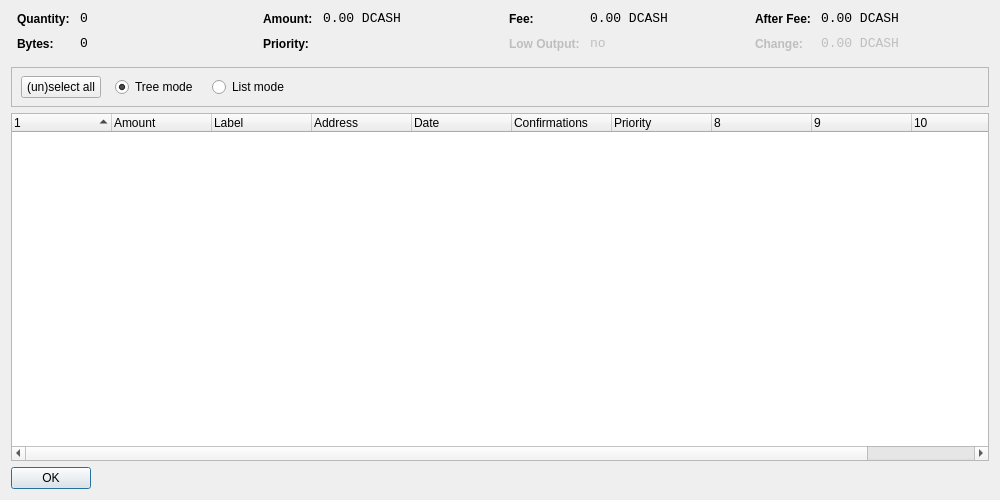
<?xml version="1.0" encoding="UTF-8"?>
<ui version="4.0">
 <class>CoinControlDialog</class>
 <widget class="QDialog" name="CoinControlDialog">
  <property name="geometry">
   <rect>
    <x>0</x>
    <y>0</y>
    <width>1000</width>
    <height>500</height>
   </rect>
  </property>
  <property name="windowTitle">
   <string>Coin Control</string>
  </property>
  <layout class="QVBoxLayout" name="verticalLayout">
   <item>
    <layout class="QHBoxLayout" name="horizontalLayoutTop" stretch="0,0,0,0">
     <property name="topMargin">
      <number>0</number>
     </property>
     <property name="bottomMargin">
      <number>10</number>
     </property>
     <item>
      <layout class="QFormLayout" name="formLayoutCoinControl1">
       <property name="horizontalSpacing">
        <number>10</number>
       </property>
       <property name="verticalSpacing">
        <number>10</number>
       </property>
       <property name="leftMargin">
        <number>6</number>
       </property>
       <property name="rightMargin">
        <number>6</number>
       </property>
       <item row="0" column="0">
        <widget class="QLabel" name="labelCoinControlQuantityText">
         <property name="styleSheet">
          <string notr="true">font-weight:bold;</string>
         </property>
         <property name="text">
          <string>Quantity:</string>
         </property>
        </widget>
       </item>
       <item row="0" column="1">
        <widget class="QLabel" name="labelCoinControlQuantity">
         <property name="font">
          <font>
           <family>Monospace</family>
           <pointsize>10</pointsize>
          </font>
         </property>
         <property name="cursor">
          <cursorShape>IBeamCursor</cursorShape>
         </property>
         <property name="contextMenuPolicy">
          <enum>Qt::ActionsContextMenu</enum>
         </property>
         <property name="text">
          <string notr="true">0</string>
         </property>
         <property name="textInteractionFlags">
          <set>Qt::LinksAccessibleByMouse|Qt::TextSelectableByKeyboard|Qt::TextSelectableByMouse</set>
         </property>
        </widget>
       </item>
       <item row="1" column="0">
        <widget class="QLabel" name="labelCoinControlBytesText">
         <property name="styleSheet">
          <string notr="true">font-weight:bold;</string>
         </property>
         <property name="text">
          <string>Bytes:</string>
         </property>
        </widget>
       </item>
       <item row="1" column="1">
        <widget class="QLabel" name="labelCoinControlBytes">
         <property name="font">
          <font>
           <family>Monospace</family>
           <pointsize>10</pointsize>
          </font>
         </property>
         <property name="cursor">
          <cursorShape>IBeamCursor</cursorShape>
         </property>
         <property name="contextMenuPolicy">
          <enum>Qt::ActionsContextMenu</enum>
         </property>
         <property name="text">
          <string notr="true">0</string>
         </property>
         <property name="textInteractionFlags">
          <set>Qt::LinksAccessibleByMouse|Qt::TextSelectableByKeyboard|Qt::TextSelectableByMouse</set>
         </property>
        </widget>
       </item>
      </layout>
     </item>
     <item>
      <layout class="QFormLayout" name="formLayoutCoinControl2">
       <property name="horizontalSpacing">
        <number>10</number>
       </property>
       <property name="verticalSpacing">
        <number>10</number>
       </property>
       <property name="leftMargin">
        <number>6</number>
       </property>
       <property name="rightMargin">
        <number>6</number>
       </property>
       <item row="0" column="0">
        <widget class="QLabel" name="labelCoinControlAmountText">
         <property name="styleSheet">
          <string notr="true">font-weight:bold;</string>
         </property>
         <property name="text">
          <string>Amount:</string>
         </property>
        </widget>
       </item>
       <item row="0" column="1">
        <widget class="QLabel" name="labelCoinControlAmount">
         <property name="font">
          <font>
           <family>Monospace</family>
           <pointsize>10</pointsize>
          </font>
         </property>
         <property name="cursor">
          <cursorShape>IBeamCursor</cursorShape>
         </property>
         <property name="contextMenuPolicy">
          <enum>Qt::ActionsContextMenu</enum>
         </property>
         <property name="text">
          <string notr="true">0.00 DCASH</string>
         </property>
         <property name="textInteractionFlags">
          <set>Qt::LinksAccessibleByMouse|Qt::TextSelectableByKeyboard|Qt::TextSelectableByMouse</set>
         </property>
        </widget>
       </item>
       <item row="1" column="0">
        <widget class="QLabel" name="labelCoinControlPriorityText">
         <property name="styleSheet">
          <string notr="true">font-weight:bold;</string>
         </property>
         <property name="text">
          <string>Priority:</string>
         </property>
        </widget>
       </item>
       <item row="1" column="1">
        <widget class="QLabel" name="labelCoinControlPriority">
         <property name="font">
          <font>
           <family>Monospace</family>
           <pointsize>10</pointsize>
          </font>
         </property>
         <property name="cursor">
          <cursorShape>IBeamCursor</cursorShape>
         </property>
         <property name="contextMenuPolicy">
          <enum>Qt::ActionsContextMenu</enum>
         </property>
         <property name="text">
          <string/>
         </property>
         <property name="textInteractionFlags">
          <set>Qt::LinksAccessibleByMouse|Qt::TextSelectableByKeyboard|Qt::TextSelectableByMouse</set>
         </property>
        </widget>
       </item>
      </layout>
     </item>
     <item>
      <layout class="QFormLayout" name="formLayoutCoinControl3">
       <property name="horizontalSpacing">
        <number>10</number>
       </property>
       <property name="verticalSpacing">
        <number>10</number>
       </property>
       <property name="leftMargin">
        <number>6</number>
       </property>
       <property name="rightMargin">
        <number>6</number>
       </property>
       <item row="0" column="0">
        <widget class="QLabel" name="labelCoinControlFeeText">
         <property name="styleSheet">
          <string notr="true">font-weight:bold;</string>
         </property>
         <property name="text">
          <string>Fee:</string>
         </property>
        </widget>
       </item>
       <item row="0" column="1">
        <widget class="QLabel" name="labelCoinControlFee">
         <property name="font">
          <font>
           <family>Monospace</family>
           <pointsize>10</pointsize>
          </font>
         </property>
         <property name="cursor">
          <cursorShape>IBeamCursor</cursorShape>
         </property>
         <property name="contextMenuPolicy">
          <enum>Qt::ActionsContextMenu</enum>
         </property>
         <property name="text">
          <string notr="true">0.00 DCASH</string>
         </property>
         <property name="textInteractionFlags">
          <set>Qt::LinksAccessibleByMouse|Qt::TextSelectableByKeyboard|Qt::TextSelectableByMouse</set>
         </property>
        </widget>
       </item>
       <item row="1" column="0">
        <widget class="QLabel" name="labelCoinControlLowOutputText">
         <property name="enabled">
          <bool>false</bool>
         </property>
         <property name="styleSheet">
          <string notr="true">font-weight:bold;</string>
         </property>
         <property name="text">
          <string>Low Output:</string>
         </property>
        </widget>
       </item>
       <item row="1" column="1">
        <widget class="QLabel" name="labelCoinControlLowOutput">
         <property name="enabled">
          <bool>false</bool>
         </property>
         <property name="font">
          <font>
           <family>Monospace</family>
           <pointsize>10</pointsize>
          </font>
         </property>
         <property name="cursor">
          <cursorShape>IBeamCursor</cursorShape>
         </property>
         <property name="contextMenuPolicy">
          <enum>Qt::ActionsContextMenu</enum>
         </property>
         <property name="text">
          <string notr="true">no</string>
         </property>
         <property name="textInteractionFlags">
          <set>Qt::LinksAccessibleByMouse|Qt::TextSelectableByKeyboard|Qt::TextSelectableByMouse</set>
         </property>
        </widget>
       </item>
      </layout>
     </item>
     <item>
      <layout class="QFormLayout" name="formLayoutCoinControl4">
       <property name="horizontalSpacing">
        <number>10</number>
       </property>
       <property name="verticalSpacing">
        <number>10</number>
       </property>
       <property name="leftMargin">
        <number>6</number>
       </property>
       <property name="rightMargin">
        <number>6</number>
       </property>
       <item row="0" column="0">
        <widget class="QLabel" name="labelCoinControlAfterFeeText">
         <property name="styleSheet">
          <string notr="true">font-weight:bold;</string>
         </property>
         <property name="text">
          <string>After Fee:</string>
         </property>
        </widget>
       </item>
       <item row="0" column="1">
        <widget class="QLabel" name="labelCoinControlAfterFee">
         <property name="font">
          <font>
           <family>Monospace</family>
           <pointsize>10</pointsize>
          </font>
         </property>
         <property name="cursor">
          <cursorShape>IBeamCursor</cursorShape>
         </property>
         <property name="contextMenuPolicy">
          <enum>Qt::ActionsContextMenu</enum>
         </property>
         <property name="text">
          <string notr="true">0.00 DCASH</string>
         </property>
         <property name="textInteractionFlags">
          <set>Qt::LinksAccessibleByMouse|Qt::TextSelectableByKeyboard|Qt::TextSelectableByMouse</set>
         </property>
        </widget>
       </item>
       <item row="1" column="0">
        <widget class="QLabel" name="labelCoinControlChangeText">
         <property name="enabled">
          <bool>false</bool>
         </property>
         <property name="styleSheet">
          <string notr="true">font-weight:bold;</string>
         </property>
         <property name="text">
          <string>Change:</string>
         </property>
        </widget>
       </item>
       <item row="1" column="1">
        <widget class="QLabel" name="labelCoinControlChange">
         <property name="enabled">
          <bool>false</bool>
         </property>
         <property name="font">
          <font>
           <family>Monospace</family>
           <pointsize>10</pointsize>
          </font>
         </property>
         <property name="cursor">
          <cursorShape>IBeamCursor</cursorShape>
         </property>
         <property name="contextMenuPolicy">
          <enum>Qt::ActionsContextMenu</enum>
         </property>
         <property name="text">
          <string notr="true">0.00 DCASH</string>
         </property>
         <property name="textInteractionFlags">
          <set>Qt::LinksAccessibleByMouse|Qt::TextSelectableByKeyboard|Qt::TextSelectableByMouse</set>
         </property>
        </widget>
       </item>
      </layout>
     </item>
    </layout>
   </item>
   <item>
    <widget class="QFrame" name="frame">
     <property name="minimumSize">
      <size>
       <width>0</width>
       <height>40</height>
      </size>
     </property>
     <property name="frameShape">
      <enum>QFrame::StyledPanel</enum>
     </property>
     <property name="frameShadow">
      <enum>QFrame::Sunken</enum>
     </property>
     <widget class="QWidget" name="horizontalLayoutWidget">
      <property name="geometry">
       <rect>
        <x>10</x>
        <y>0</y>
        <width>781</width>
        <height>41</height>
       </rect>
      </property>
      <layout class="QHBoxLayout" name="horizontalLayoutPanel" stretch="0,0,0,0,0">
       <property name="spacing">
        <number>14</number>
       </property>
       <item>
        <widget class="QPushButton" name="pushButtonSelectAll">
         <property name="sizePolicy">
          <sizepolicy hsizetype="Maximum" vsizetype="Fixed">
           <horstretch>0</horstretch>
           <verstretch>0</verstretch>
          </sizepolicy>
         </property>
         <property name="text">
          <string>(un)select all</string>
         </property>
        </widget>
       </item>
       <item>
        <widget class="QRadioButton" name="radioTreeMode">
         <property name="sizePolicy">
          <sizepolicy hsizetype="Maximum" vsizetype="Fixed">
           <horstretch>0</horstretch>
           <verstretch>0</verstretch>
          </sizepolicy>
         </property>
         <property name="text">
          <string>Tree mode</string>
         </property>
         <property name="checked">
          <bool>true</bool>
         </property>
        </widget>
       </item>
       <item>
        <widget class="QRadioButton" name="radioListMode">
         <property name="sizePolicy">
          <sizepolicy hsizetype="Maximum" vsizetype="Fixed">
           <horstretch>0</horstretch>
           <verstretch>0</verstretch>
          </sizepolicy>
         </property>
         <property name="text">
          <string>List mode</string>
         </property>
        </widget>
       </item>
       <item>
        <spacer name="horizontalSpacer">
         <property name="orientation">
          <enum>Qt::Horizontal</enum>
         </property>
         <property name="sizeHint" stdset="0">
          <size>
           <width>40</width>
           <height>20</height>
          </size>
         </property>
        </spacer>
       </item>
      </layout>
     </widget>
    </widget>
   </item>
   <item>
    <widget class="CoinControlTreeWidget" name="treeWidget">
     <property name="contextMenuPolicy">
      <enum>Qt::CustomContextMenu</enum>
     </property>
     <property name="sortingEnabled">
      <bool>false</bool>
     </property>
     <property name="columnCount">
      <number>11</number>
     </property>
     <attribute name="headerShowSortIndicator" stdset="0">
      <bool>true</bool>
     </attribute>
     <attribute name="headerStretchLastSection">
      <bool>false</bool>
     </attribute>
     <column>
      <property name="text">
       <string/>
      </property>
     </column>
     <column>
      <property name="text">
       <string>Amount</string>
      </property>
     </column>
     <column>
      <property name="text">
       <string>Label</string>
      </property>
     </column>
     <column>
      <property name="text">
       <string>Address</string>
      </property>
     </column>
     <column>
      <property name="text">
       <string>Date</string>
      </property>
     </column>
     <column>
      <property name="text">
       <string>Confirmations</string>
      </property>
      <property name="toolTip">
       <string>Confirmed</string>
      </property>
     </column>
     <column>
      <property name="text">
       <string>Priority</string>
      </property>
     </column>
     <column>
      <property name="text">
       <string/>
      </property>
     </column>
     <column>
      <property name="text">
       <string/>
      </property>
     </column>
     <column>
      <property name="text">
       <string/>
      </property>
     </column>
     <column>
      <property name="text">
       <string/>
      </property>
     </column>
    </widget>
   </item>
   <item>
    <widget class="QDialogButtonBox" name="buttonBox">
     <property name="sizePolicy">
      <sizepolicy hsizetype="Maximum" vsizetype="Fixed">
       <horstretch>0</horstretch>
       <verstretch>0</verstretch>
      </sizepolicy>
     </property>
     <property name="orientation">
      <enum>Qt::Horizontal</enum>
     </property>
     <property name="standardButtons">
      <set>QDialogButtonBox::Ok</set>
     </property>
    </widget>
   </item>
  </layout>
 </widget>
 <customwidgets>
  <customwidget>
   <class>CoinControlTreeWidget</class>
   <extends>QTreeWidget</extends>
   <header>coincontroltreewidget.h</header>
  </customwidget>
 </customwidgets>
 <resources/>
 <connections/>
</ui>
